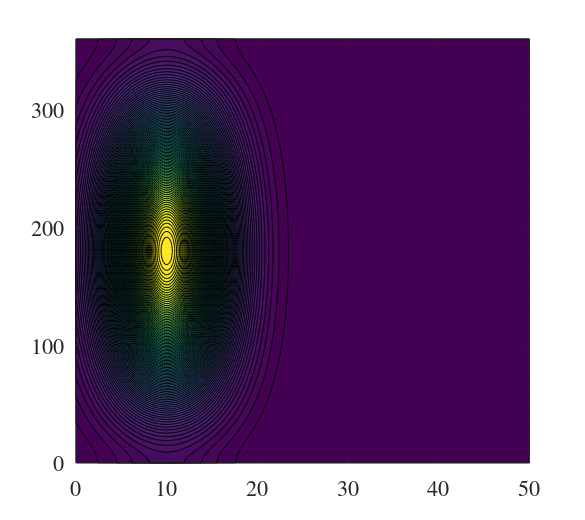

This chart was generated by the following MATLAB code: (Note: this script raises an error after producing the figure.)
clear all
set(0,'defaultAxesFontName', 'Times');
set(0,'defaultTextFontName', 'Times');
set(0,'defaultUicontrolFontSize',16);
set(0,'defaultAxesFontSize',16);
set(gcf, 'PaperPositionMode', 'manual');
set(gcf, 'PaperUnits', 'inches');

dirout = '/Users/kawashima/Dropbox/HZT2D/figure/distribution/';
pi = 3.1415926535893;
nx = 240;
ny = 240;
XL = 50;
YL = 360;
%dx = XL/nx;
%dy = YL/ny;
%xx = dx/2:dx:XL-dx/2;
%yy = dy/2:dy:YL-dy/2;
dx = XL/(nx-1);
dy = YL/(ny-1);
xx = 0:dx:XL;
yy = 0:dy:YL;
ne  = zeros(ny,nx);
te  = zeros(ny,nx);

for j = 1:1:ny
   for i = 1:1:nx
      ne(j,i) = 7e18*exp(-(8*(xx(i)-0.2*XL)/XL)^2)*(1.1*cos(2*pi*((yy(j)-0.5*YL)/YL))+1.2);
      %nn(j,i) = 13e19*(exp(-(5*(xx(i)-0.0*XL)/XL)^2)+0.1)-3e18*exp(-(8*(xx(i)-0.3*XL)/XL)^2)*(1.1*cos(2*pi*((yy(j)-0.5*YL)/YL))+1.2);
      shift =  0.0;
      if xx(i)/XL<shift
        nn(j,i) = 15e19*1.1;
      else
        nn(j,i) = 15e19*(exp(-(3.8*(xx(i)-shift*XL)/XL)^2)+0.1);
      end
   end
end

pos = 1.0;
Tep = 20.0;
Tem = 4.0;
sig = 0.20;
for j = 1:1:ny
   for i = 1:1:nx
      te(j,i) = (Tep-Tem)*exp(-1*(xx(i)*2/XL-pos)^2/(2*sig^2))+Tem;
   end
end
pos = 1.0;
Tep = 20.0;
Tem = 4.0;
sig = 0.20;
for j = 1:1:ny
   for i = 1:1:nx
      te(j,i) = (Tep-Tem)*exp(-1*(xx(i)*2/XL-pos)^2/(2*sig^2))+Tem;
   end
end

set(gcf, 'PaperPosition', [2 1 5.85 5.2]);
[c,h]=contourf(xx,yy,ne/1e18,100);
set(h,'edgecolor','none')
grid off
h = colorbar;
ylabel(h,'Ion number density, 10^{18} m^{-3}','FontSize',16)
shading interp
colormap('jet')
set(gca, 'XLim', [0,XL]);
set(gca, 'YLim', [0,360]);
set(gca,'XTick',[0 10 20 30 40 50])
set(gca,'XTickLabel',{'0','10','20','30','40','50'})
set(gca,'YTick',[0 90 180 270 360])
set(gca,'YTickLabel',{'0','90','180','270','360'})
xlabel('Axial position, mm','FontSize',16)
ylabel('Azimuthal position, deg','FontSize',16)
saveas(figure(1),strcat(dirout,'inputne.png'));
hold off


set(gcf, 'PaperPosition', [2 1 5.85 5.2]);
[c,h]=contourf(xx,yy,nn/1e19,100);
set(h,'edgecolor','none')
grid off
h = colorbar;
ylabel(h,'Neutral number density, 10^{19} m^{-3}','FontSize',16)
shading interp
colormap('jet')
set(gca, 'XLim', [0,XL]);
set(gca, 'YLim', [0,360]);
set(gca,'XTick',[0 10 20 30 40 50])
set(gca,'XTickLabel',{'0','10','20','30','40','50'})
set(gca,'YTick',[0 90 180 270 360])
set(gca,'YTickLabel',{'0','90','180','270','360'})
xlabel('Axial position, mm','FontSize',16)
ylabel('Azimuthal position, deg','FontSize',16)
saveas(figure(1),strcat(dirout,'inputnn.png'));
hold off

set(gcf, 'PaperPosition', [2 1 5.85 5.2]);
[c,h]=contourf(xx,yy,te,100);
set(h,'edgecolor','none')
grid off
h = colorbar;
ylabel(h,'Electron temperature, eV','FontSize',16)
shading interp
colormap('jet')
set(gca, 'XLim', [0,XL]);
set(gca, 'YLim', [0,360]);
set(gca,'XTick',[0 10 20 30 40 50])
set(gca,'XTickLabel',{'0','10','20','30','40','50'})
set(gca,'YTick',[0 90 180 270 360])
set(gca,'YTickLabel',{'0','90','180','270','360'})
xlabel('Axial position, mm','FontSize',16)
ylabel('Azimuthal position, deg','FontSize',16)
saveas(figure(1),strcat(dirout,'inputTe.png'));
hold off

set(gcf, 'PaperPosition', [2 1 5.85 5.2]);
[c,h]=contourf(xx,yy,te,100);
set(h,'edgecolor','none')
grid off
h = colorbar;
ylabel(h,'Electron temperature, eV','FontSize',16)
shading interp
colormap('jet')
set(gca, 'XLim', [0,XL]);
set(gca, 'YLim', [0,360]);
set(gca,'XTick',[0 10 20 30 40 50])
set(gca,'XTickLabel',{'0','10','20','30','40','50'})
set(gca,'YTick',[0 90 180 270 360])
set(gca,'YTickLabel',{'0','90','180','270','360'})
xlabel('Axial position, mm','FontSize',16)
ylabel('Azimuthal position, deg','FontSize',16)
saveas(figure(1),strcat(dirout,'inputfion.png'));
hold off

